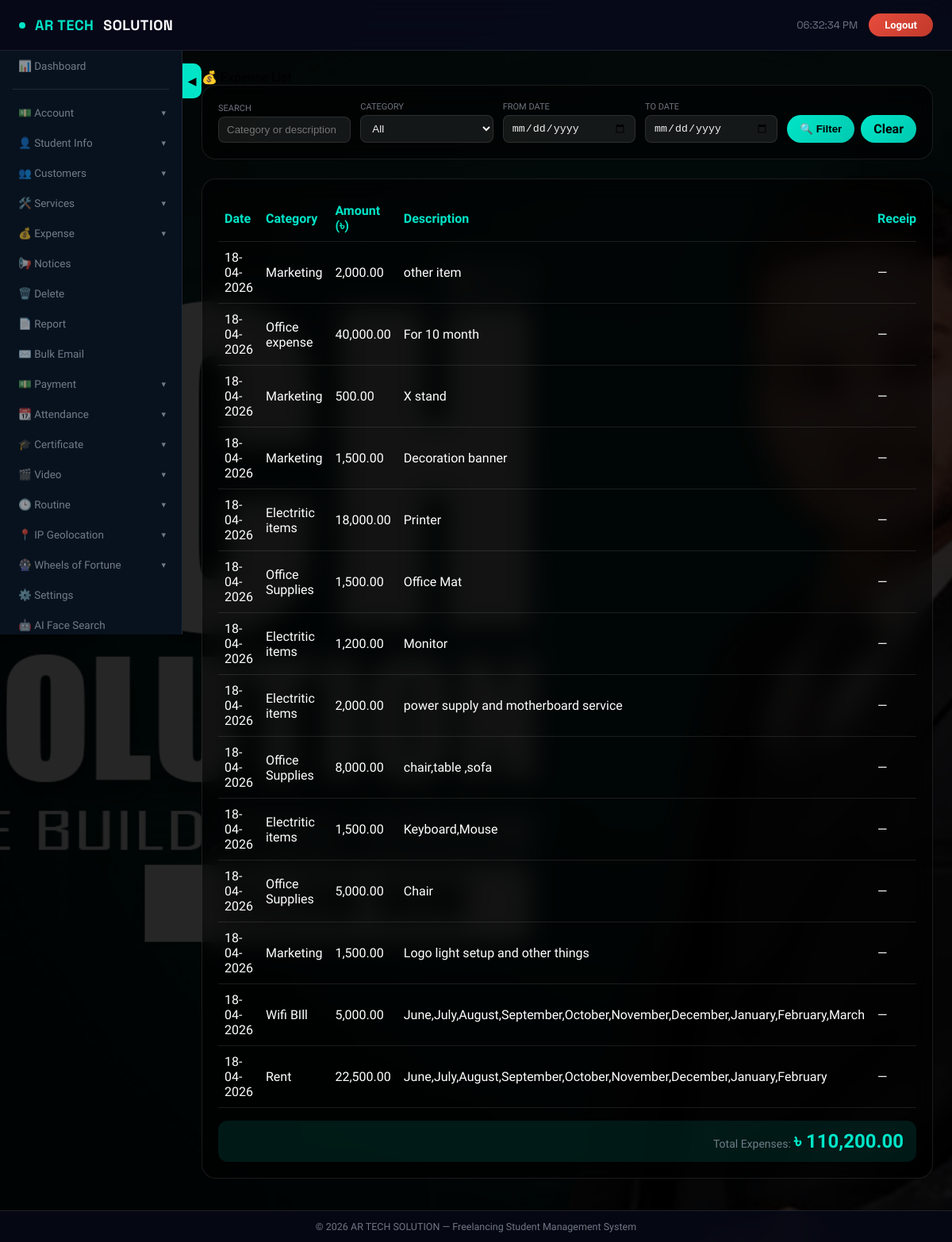
Page /admin/expense_list.php (signed in) on the earlier database version.
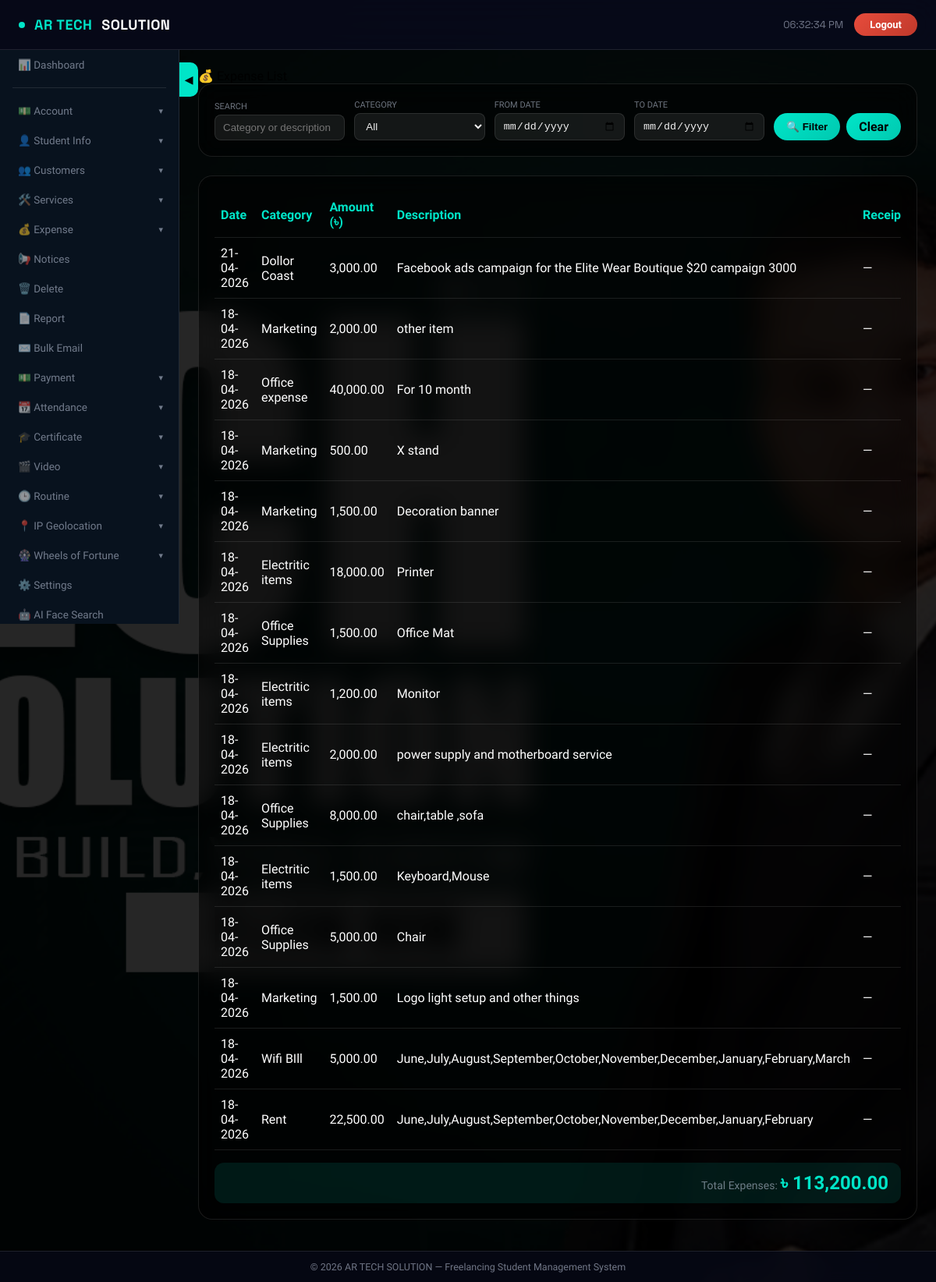
Same page on the later database version.
### tables this page shows
CREATE TABLE `expenses` (
  `id` int(11) NOT NULL,
  `category` varchar(100) NOT NULL,
  `amount` decimal(10,2) NOT NULL,
  `expense_date` date NOT NULL,
  `description` text DEFAULT NULL,
  `receipt_file` varchar(255) DEFAULT NULL,
  `created_by` varchar(100) DEFAULT NULL,
  `created_at` timestamp NOT NULL DEFAULT current_timestamp()
);

### admin/config.php (called while the page is built, shortened)
<?php
if (!isset($conn)) {
    $conn = new mysqli("localhost", "root", "", "freelancing");
}
$settings = [];
$result = $conn->query("SELECT setting_key, setting_value FROM app_settings");
if ($result) {
    while ($row = $result->fetch_assoc()) {
        $settings[$row['setting_key']] = $row['setting_value'];
    }
}
$dark_mode = isset($settings['dark_mode']) && $settings['dark_mode'] == '1';
?>

### admin/expense_list.php (the view, shortened to what this page needs)
<?php
require_once 'config.php';
$search = isset($_GET['search']) ? trim($_GET['search']) : '';
$from_date = isset($_GET['from_date']) ? trim($_GET['from_date']) : '';
$to_date = isset($_GET['to_date']) ? trim($_GET['to_date']) : '';
$sql = "SELECT * FROM expenses WHERE 1=1";
$params = [];
$types = "";
$sql .= " ORDER BY expense_date DESC, id DESC";
if (!empty($params)) {
    $stmt = $conn->prepare($sql);
    $stmt->bind_param($types, ...$params);
    $stmt->execute();
    $expenses = $stmt->get_result()->fetch_all(MYSQLI_ASSOC);
    $stmt->close();
} else {
    $result = $conn->query($sql);
    $expenses = $result->fetch_all(MYSQLI_ASSOC);
}
$total_expenses = array_sum(array_column($expenses, 'amount'));
?>
<!DOCTYPE html>
<html lang="en">
<head>
</head>
<body class="<?php echo $dark_mode ? 'dark-mode' : ''; ?>">
<nav class="topnav">
    <div style="display:flex;align-items:center;gap:14px;">
        <div class="topnav-brand"><div class="brand-dot"></div><span>AR TECH</span> SOLUTION</div>
    </div>
    <div class="topnav-right">
        <div class="topnav-time" id="liveClock"></div>
        <a href="logout.php" class="logout-btn">Logout</a>
    </div>
</nav>
<?php include 'navigation.php'; ?>
<div class="sidebar-toggle-pill" id="sidebarToggle">◀</div>
<main class="main" id="mainContent">
    <div class="section-title">💰 Expense List</div>
    <div class="card">
        <form method="GET" class="filter-form">
            <div class="filter-group"><label>Search</label><input type="text" name="search" placeholder="Category or description" value="<?php echo htmlspecialchars($search); ?>"></div>
            <div class="filter-group"><label>Category</label><select name="category"><option value="">All</option></select></div>
            <div class="filter-group"><label>From Date</label><input type="date" name="from_date" value="<?php echo htmlspecialchars($from_date); ?>"></div>
            <div class="filter-group"><label>To Date</label><input type="date" name="to_date" value="<?php echo htmlspecialchars($to_date); ?>"></div>
            <div class="filter-buttons"><button type="submit">🔍 Filter</button><a href="expense_list.php">Clear</a></div>
        </form>
    </div>
    <div class="table-card">
        <?php if (empty($expenses)): ?>
            <div style="text-align:center; padding:40px;">No expenses found. <a href="add_expense.php" style="color:var(--accent);">Add your first expense</a></div>
        <?php else: ?>
            <div style="overflow-x:auto;">
                <table>
                    <thead><tr><th>Date</th><th>Category</th><th>Amount (৳)</th><th>Description</th><th>Receipt</th><th>Actions</th></tr></thead>
                    <tbody>
                        <?php foreach ($expenses as $exp): ?>
                        <tr>
                            <td><?php echo date('d-m-Y', strtotime($exp['expense_date'])); ?></td>
                            <td><?php echo htmlspecialchars($exp['category']); ?></td>
                            <td><?php echo number_format($exp['amount'], 2); ?></td>
                            <td><?php echo htmlspecialchars($exp['description']); ?></td>
                            <td><?php if ($exp['receipt_file']): ?><a href="uploads/expenses/<?php echo urlencode($exp['receipt_file']); ?>" target="_blank" style="color:var(--accent);">View</a><?php else: ?>—<?php endif; ?></td>
                        </tr>
                        <?php endforeach; ?>
                    </tbody>
                </table>
            </div>
            <div class="total-box">
                <span class="total-label">Total Expenses:</span>
                <span class="total-amount">৳ <?php echo number_format($total_expenses, 2); ?></span>
            </div>
        <?php endif; ?>
    </div>
</main>
<div class="footer">
    &copy; <?php echo date("Y"); ?> AR TECH SOLUTION — Freelancing Student Management System
</div>
</body>
</html>

Differences in the rows shown:
added expenses: expense_date "21-04-2026", category "Dollor Coast", amount "3,000.00", description "Facebook ads campaign for the Elite Wear Boutique $20 campaign 3000"
Other differences:
$total_expenses: "110,200.00" → "113,200.00"
